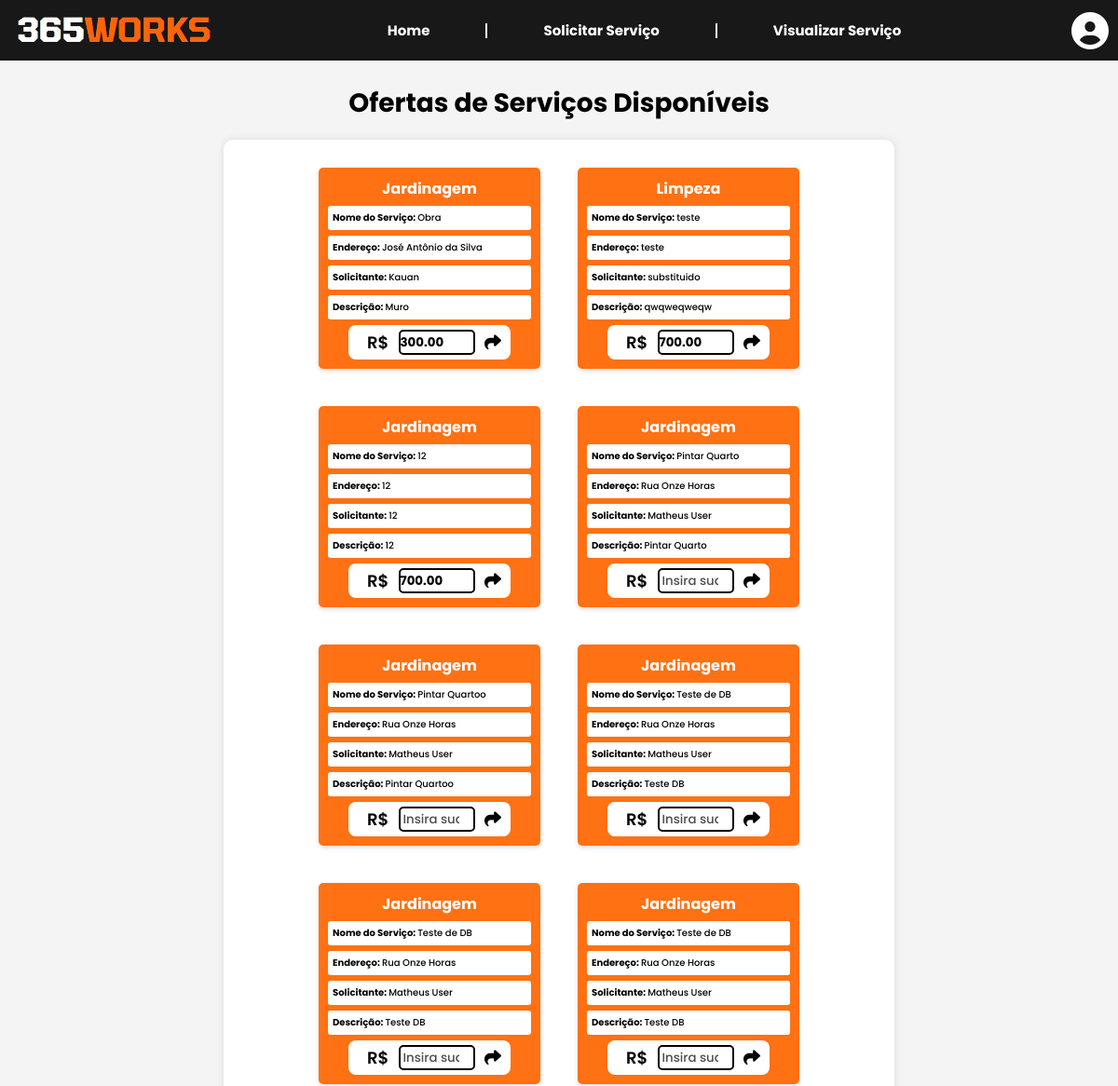
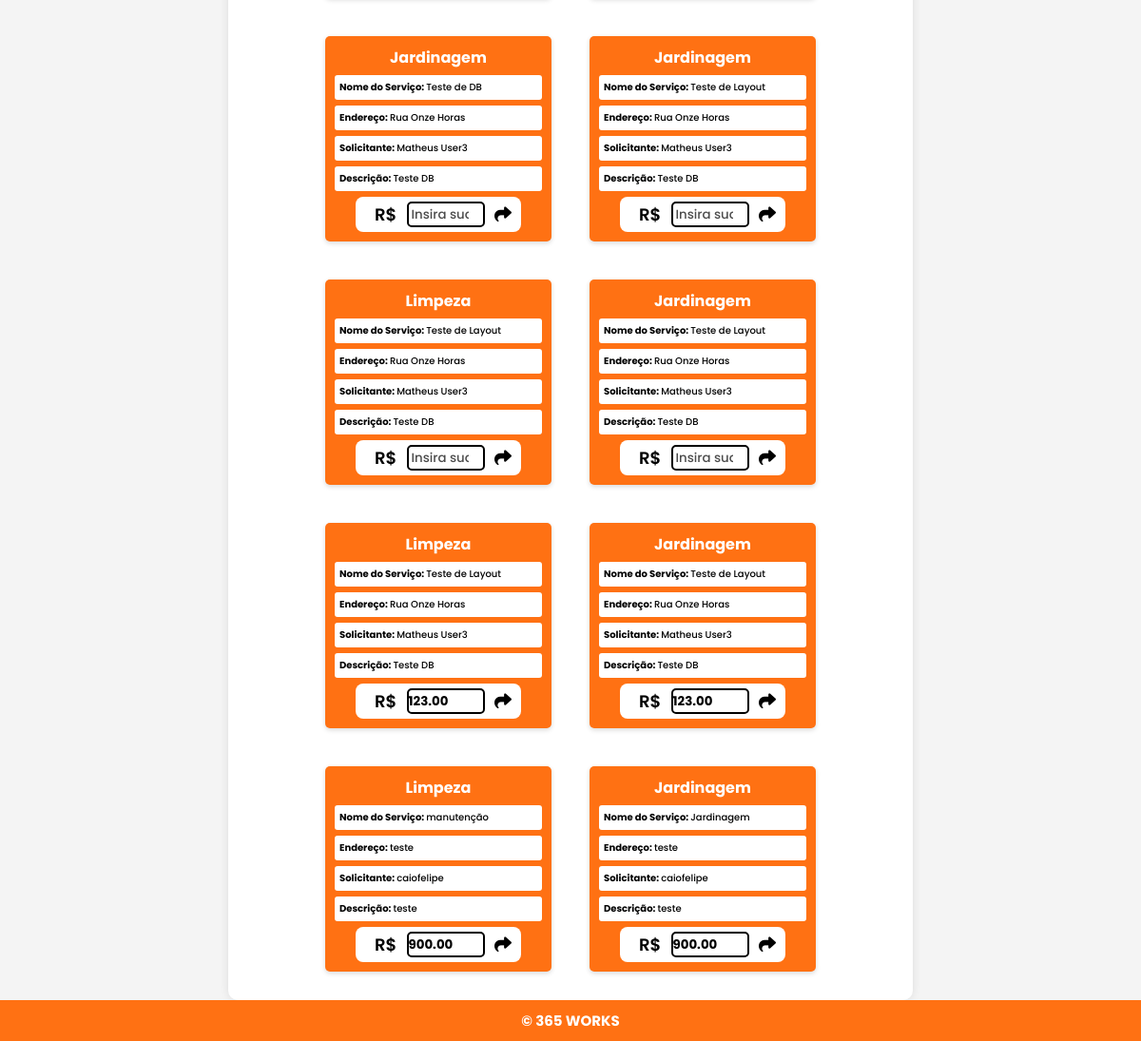
Page /visualizar_servico_profissional/ (signed in) on the committed database (2 pictures, top to bottom).
### works365/models.py (models this page shows, shortened)
class Categoria(models.Model):
    nome = models.CharField(max_length=100)

class Servico(models.Model):
    nome_servico = models.CharField(max_length=255)
    endereco = models.CharField(max_length=255)
    descricao = models.TextField()
    categorias = models.ManyToManyField(Categoria)
    solicitante = models.CharField(max_length=255)
    oferta = models.DecimalField(max_digits=10, decimal_places=2, null=True, blank=True)
    usuario = models.ForeignKey(UserProfile, on_delete=models.CASCADE, related_name='servicos')

### works365/views.py (the view)
# urls.py: path('visualizar_servico_profissional/', views.view_profissional_service, name='view_profissional_service'),
def view_profissional_service(request):
    servicos = Servico.objects.all()
    return render(request, 'pages/visualizar_servico_profissional.html', {'servicos': servicos })

### works365/context_processors.py (called while the page is built)
def your_context_processor(request):
    user_profile = None
    profissional_profile = None
    if request.user.is_authenticated:
        try:
            user_profile = request.user.userprofile  # Obtenha o perfil do usuário
        except UserProfile.DoesNotExist:
            user_profile = None
        try:
            profissional_profile = request.user.profissionalprofile  # Obtenha o perfil do profissional
        except ProfissionalProfile.DoesNotExist:
            profissional_profile = None
    return {
        'user_profile': user_profile,
        'profissional_profile': profissional_profile,
    }

### works365/templates/pages/visualizar_servico_profissional.html (shortened to what this page needs)
{% load static %}
<!DOCTYPE html>
<html lang="en">
<head>
    <link rel="stylesheet" type="text/css" href="{% static 'css/visualizar_servicos_profissional.css' %}">
    <link rel="stylesheet" href="https://cdnjs.cloudflare.com/ajax/libs/font-awesome/6.5.2/css/all.min.css">
</head>
<body>
    {% include 'pages/navbar.html' %}
    <div class="main-container">
        <h1>Ofertas de Serviços Disponíveis</h1>
        {% for servico in servicos %}
        <div class="card">
            {% for categoria in servico.categorias.all %}
            <h3>{{ categoria.nome }}</h3>
            {% endfor %}
            <div class="card-box">Nome do Serviço: <span>{{ servico.nome_servico }}</span></div>
            <div class="card-box">Endereço: <span>{{ servico.endereco }}</span></div>
            <div class="card-box">Solicitante: <span>{{ servico.solicitante }}</span></div>
            <div class="card-box">Descrição: <span>{{ servico.descricao }}</span></div>
            <div class="card-box offer">
                <form action="{% url 'processar_oferta' servico.id %}" method="post">
                    <span>R$</span><input type="number" value="{{servico.oferta}}" name="oferta" placeholder="Insira sua Oferta">
                    <button type="submit"><i class="fa-solid fa-share"></i></button>
                </form>
            </div>
        </div>
        {% endfor %}
    </div>
    <footer>
        <p>&copy; 365 WORKS</p>
    </footer>
</body>
</html>

### templates/static/css/visualizar_servicos_profissional.css (style rules this page uses)
* { margin: 0; padding: 0; box-sizing: border-box; list-style: none; font-family: "Poppins", sans-serif; }
:root { --background-color: #f4f4f4; --second-background-color: #ff7113; --third-background-color: #ebebeb; --text-color: #fff; --second-text-color: #000; }
html { font-size: 62.5%; }
body { background: var(--background-color); }
.main-container { display: flex; flex-wrap: wrap; justify-content: center; align-items: center; margin: 0 auto; width: 60%; padding: 2rem; margin-top: 15rem; background: var(--text-color); border-radius: 10px; box-shadow: 0 0 10px rgba(0, 0, 0, 0.1); gap: 20px; }
.main-container h1 { position: absolute; top: 9rem; font-size: 2.8rem; }
.main-container .card { background: var(--second-background-color); width: 35%; padding: 10px; margin: 10px; box-shadow: 0 2px 5px rgba(0, 0, 0, 0.15); border-radius: 5px; color: var(--text-color); }
.main-container .card h3 { text-align: center; font-size: 16px; }
.main-container .card .card-box { background: var(--text-color); color: var(--second-text-color); padding: 5px; border-radius: 3px; margin: 6px 0; }
.main-container .card .card-box.offer { background: var(--text-color); width: 80%; color: var(--second-text-color); padding: 5px; margin: 0 auto; border-radius: 8px; display: flex; justify-content: space-between; align-items: center; transition: 1s; }
.main-container .card .card-box form { width: 100%; position: relative; display: flex; justify-content: space-around; }
.main-container .card .card-box span { font-weight: 500; }
.main-container .card .card-box.offer input { width: 50%; background: transparent; outline: none; border: none; border: .2rem solid var(--second-text-color) ; border-radius: 5px; }
.main-container .card .card-box.offer input::placeholder { color: var(--second-text-color); padding: 3px; text-align: center; opacity: 0.7; font-weight: 500; }
.main-container .card .card-box.offer button { border: 0; cursor: pointer; transition: color 1s; background: transparent; }
.main-container .card .card-box form button { font-size: 1.8rem; }
.main-container .card .card-box form span { margin-left: 1rem; font-size: 1.8rem; font-weight: 600; }
footer { font-size: 1.5rem; background: #ff7113; color: #fff; margin-top: auto; text-align: center; padding: 10px 0; width: 100%; bottom:0; left:0; }

### templates/static/css/navbar.css (style rules this page uses)
* { margin: 0; padding: 0; box-sizing: border-box; list-style: none; font-family: 'Poppins', sans-serif; font-style: normal; font-weight: 700; font-display: swap; }
:root { --background-color: #f4f4f4; --second-background-color: #ff7113; --third-background-color: #ebebeb; --text-color: #fff; --second-text-color: #000; }

### rows in the picture
Servico: nome_servico "Obra", endereco "José Antônio da Silva", solicitante "Kauan", descricao "Muro", oferta "300.00"
Categoria: nome "Jardinagem"
Servico: nome_servico "teste", endereco "teste", solicitante "substituido", descricao "qwqweqweqw", oferta "700.00"
Categoria: nome "Limpeza"
Servico: nome_servico "12", endereco "12", solicitante "12", descricao "12", oferta "700.00"
Servico: nome_servico "Pintar Quarto", endereco "Rua Onze Horas", solicitante "Matheus User", descricao "Pintar Quarto"
Servico: nome_servico "Pintar Quartoo", endereco "Rua Onze Horas", solicitante "Matheus User", descricao "Pintar Quartoo"
Servico: nome_servico "Teste de DB", endereco "Rua Onze Horas", solicitante "Matheus User", descricao "Teste DB"
Servico: nome_servico "Teste de DB", endereco "Rua Onze Horas", solicitante "Matheus User", descricao "Teste DB"
Servico: nome_servico "Teste de DB", endereco "Rua Onze Horas", solicitante "Matheus User", descricao "Teste DB"
Servico: nome_servico "Teste de DB", endereco "Rua Onze Horas", solicitante "Matheus User3", descricao "Teste DB"
Servico: nome_servico "Teste de Layout", endereco "Rua Onze Horas", solicitante "Matheus User3", descricao "Teste DB"
Servico: nome_servico "Teste de Layout", endereco "Rua Onze Horas", solicitante "Matheus User3", descricao "Teste DB"
Servico: nome_servico "Teste de Layout", endereco "Rua Onze Horas", solicitante "Matheus User3", descricao "Teste DB"
Servico: nome_servico "Teste de Layout", endereco "Rua Onze Horas", solicitante "Matheus User3", descricao "Teste DB", oferta "123.00"
Servico: nome_servico "Teste de Layout", endereco "Rua Onze Horas", solicitante "Matheus User3", descricao "Teste DB", oferta "123.00"
Servico: nome_servico "manutenção", endereco "teste", solicitante "caiofelipe", descricao "teste", oferta "900.00"
Servico: nome_servico "Jardinagem", endereco "teste", solicitante "caiofelipe", descricao "teste", oferta "900.00"
